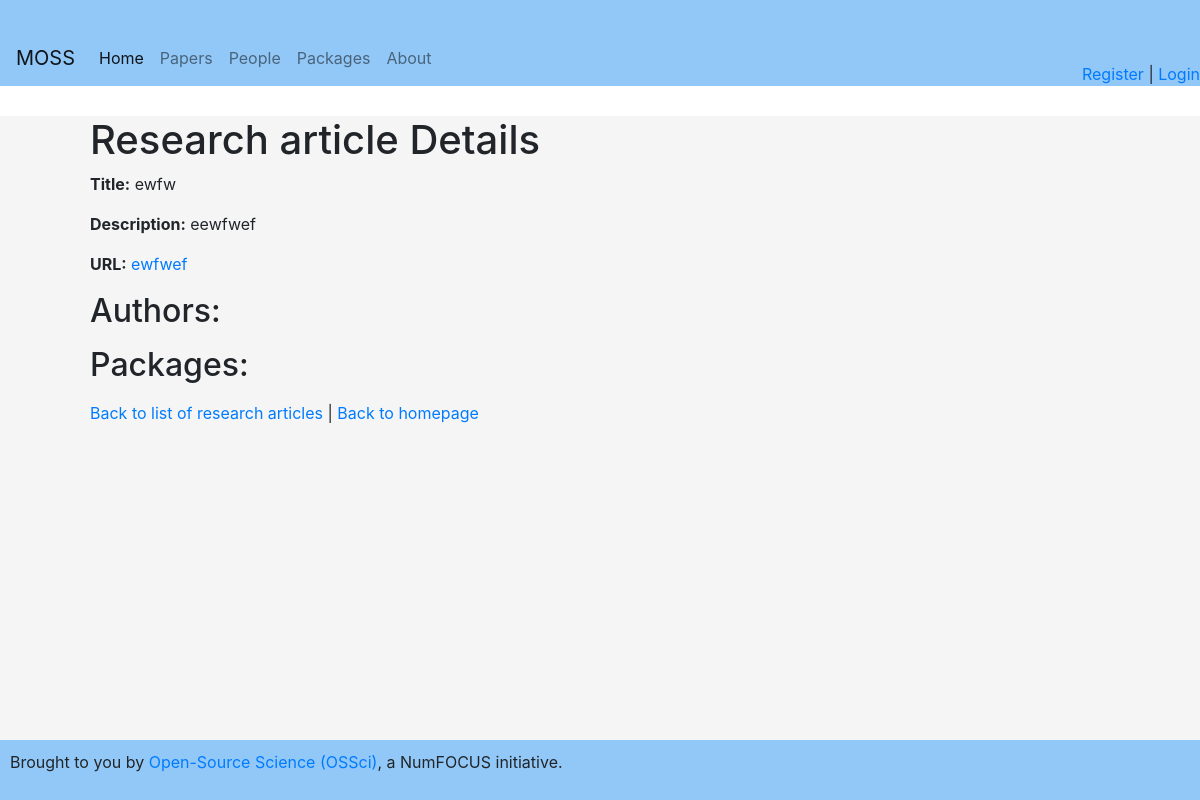
/articles/1, run on the app's committed database.
### app.py (models this page shows)
class Article(db.Model):
    __tablename__ = 'articles'
    id = db.Column(db.Integer, primary_key=True)
    title = db.Column(db.String(120), nullable=False)
    description = db.Column(db.String(500))
    url = db.Column(db.String(200))
    packages = relationship("PackagesPerPaper", back_populates="article")
    persons = relationship("PaperPerPerson", back_populates="article")

### app.py (the view)
@app.route('/articles/<int:article_id>')
def article_detail(article_id):
    article = Article.query.get_or_404(article_id)
    return render_template('article_detail.html', article=article)

### app.py (called while the page is built)
@app.context_processor
def inject_current_user():
    return dict(current_user=current_user)

### templates/article_detail.html (shortened to what this page needs)
{% extends 'base.html' %}
{% block content %}
<h1>Research article Details</h1>
<p><strong>Title:</strong> {{ article.title }}</p>
<p><strong>Description:</strong> {{ article.description }}</p>
<p><strong>URL:</strong> <a href="{{ article.url }}">{{ article.url }}</a></p>
<h2>Authors:</h2>
<h2>Packages:</h2>
<p>
  <a href="{{ url_for('articles') }}">Back to list of research articles</a> |
  <a href="{{ url_for('index') }}">Back to homepage</a>
</p>
{% endblock %}

### static/style.css (style rules this page uses)
body { font-family: Arial, sans-serif; background-color: #f5f5f5; margin: 0; padding: 0; min-height: 100vh; display: flex; flex-direction: column; }
html, body { height: 100%; }

### data on the page
Article: title "ewfw", description "eewfwef", url "ewfwef"
